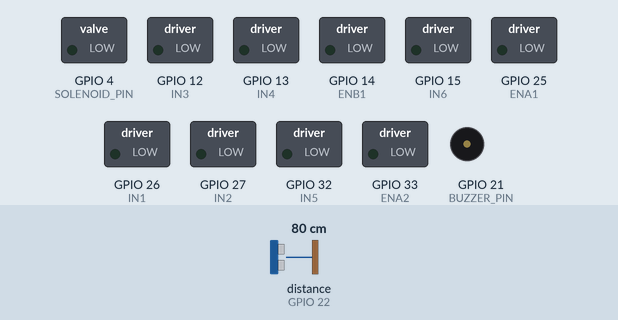
Recording of a sketch running on a simulated ESP32. Shown: switched loads named in the sketch (green lamp = pin HIGH), buzzer (waves = sounding, pin HIGH). Wiring (inferred from the names in the program): ultrasonic range finder: trigger GPIO 23; echo GPIO 22. The inputs (shaded band) are chosen by the test bench; at power-on: distance to the obstacle (sensor on GPIO 22) 80 cm. The echo pulse lasts 58.3 µs per cm; WiFi joins after 1.5 s; servers stay silent unless stated; no MQTT or app messages arrive unless stated; pins used as bus, display or sensor lines are not drawn; what the sketch prints to the serial monitor is not drawn.

Above: at 2.7 s.
2.8 s: distance to the obstacle (sensor on GPIO 22) set to 12 cm
4.3 s: distance to the obstacle (sensor on GPIO 22) set to 9 cm
At 5.4 s:
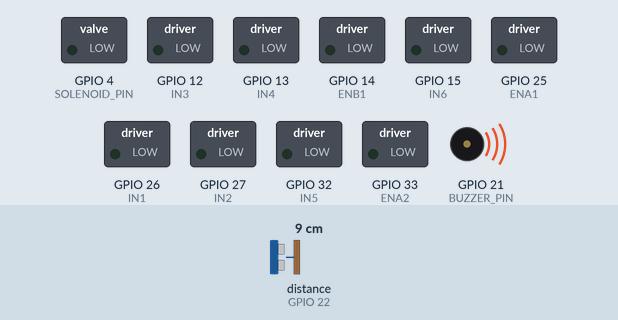
8.8 s: distance to the obstacle (sensor on GPIO 22) set to 18 cm
At 10.0 s:
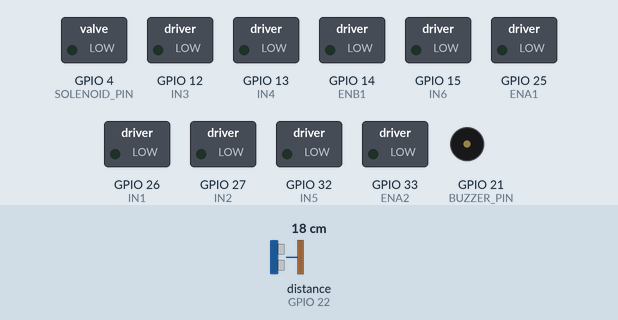
10.3 s: distance to the obstacle (sensor on GPIO 22) set to 2 cm
At 11.0 s:
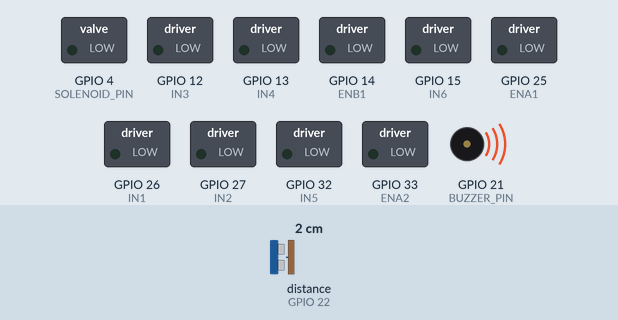
Timing chart, 0 to 12.8 s (numbered marks = the images above; inputs shaded):
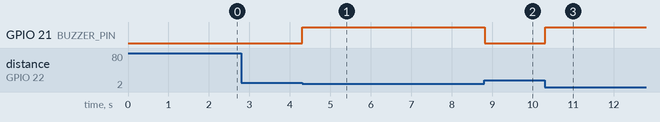

The sketch:

esp32.ino
```cpp
#include <WiFi.h>
#include <PubSubClient.h>
#include <ArduinoJson.h>

// =========================
// WIFI CONFIG
// =========================
const char* ssid = "Redmi 13";
const char* password = "iyapunyarael";

// =========================
// MQTT CONFIG
// =========================
const char* mqtt_server = "broker.hivemq.com";
const int mqtt_port = 1883;

WiFiClient espClient;
PubSubClient client(espClient);

// =========================
// MOTOR PINS (SESUAI KODE AWAL)
// =========================
#define ENA1 25
#define IN1 26
#define IN2 27

#define ENB1 14
#define IN3 12
#define IN4 13

#define ENA2 33
#define IN5 32
#define IN6 15

// =========================
// MOTOR CALIBRATION
// =========================
const float MOTOR_COMP_KIRI = 0.60;  // Dicekik 40% karena power kanan sudah mentok batas fisik
const float MOTOR_COMP_KANAN = 1.00;
const float MOTOR_COMP_BELAKANG = 1.00;

// =========================
// SOLENOID (SHOOTER)
// =========================
#define SOLENOID_PIN 4

// =========================
// ULTRASONIC
// =========================
#define TRIG_PIN 23
#define ECHO_PIN 22

// =========================
// BUZZER
// =========================
#define BUZZER_PIN 21

// =========================
// SAFETY TIMER
// =========================
unsigned long lastCommandTime = 0;
const unsigned long SAFETY_TIMEOUT = 500;
bool isStopped = true; // Menyimpan status stop

// =========================
// POWER BOOST SETTINGS
// =========================
int minPower = 120;     // Power minimal agar motor bisa start di karpet
int maxPower = 255;     // Power maksimum

// =========================
// WiFi CONNECTION
// =========================
void setup_wifi() {
  Serial.println("\nConnecting WiFi...");
  WiFi.begin(ssid, password);

  while (WiFi.status() != WL_CONNECTED) {
    delay(500);
    Serial.print(".");
  }

  Serial.println("\nWiFi Connected");
  Serial.print("IP : ");
  Serial.println(WiFi.localIP());
}

// =========================
// MOTOR CONTROL
// =========================
void setMotor(int pwmPin, int in1, int in2, int speedVal) {
  speedVal = constrain(speedVal, -maxPower, maxPower);

  if(speedVal > 0) {
    digitalWrite(in1, HIGH);
    digitalWrite(in2, LOW);
    ledcWrite(pwmPin, speedVal);
  }
  else if(speedVal < 0) {
    digitalWrite(in1, LOW);
    digitalWrite(in2, HIGH);
    ledcWrite(pwmPin, abs(speedVal));
  }
  else {
    digitalWrite(in1, LOW);
    digitalWrite(in2, LOW);
    ledcWrite(pwmPin, 0);
  }
}

// =========================
// MOTOR COMMAND LANGSUNG
// =========================
void moveMotors(int motorKiri, int motorKanan, int motorBelakang) {
  // Boost power (minPower) dipindah ke sini agar tidak membatalkan kompensasi
  if (motorKiri > 0 && motorKiri < minPower) motorKiri = minPower;
  if (motorKiri < 0 && motorKiri > -minPower) motorKiri = -minPower;

  if (motorKanan > 0 && motorKanan < minPower) motorKanan = minPower;
  if (motorKanan < 0 && motorKanan > -minPower) motorKanan = -minPower;

  if (motorBelakang > 0 && motorBelakang < minPower) motorBelakang = minPower;
  if (motorBelakang < 0 && motorBelakang > -minPower) motorBelakang = -minPower;

  setMotor(ENA1, IN1, IN2, (int)(motorKiri * MOTOR_COMP_KIRI));
  setMotor(ENB1, IN3, IN4, (int)(motorKanan * MOTOR_COMP_KANAN));
  setMotor(ENA2, IN5, IN6, (int)(motorBelakang * MOTOR_COMP_BELAKANG));
  isStopped = false; // Tandai bahwa robot sedang bergerak
}

// =========================
// GERAKAN DASAR
// =========================
void maju(int speed) {
  int s = constrain(speed, 0, maxPower);
  moveMotors(s, s, 0); // Motor belakang (0) agar tidak mendorong ke samping
}

void mundur(int speed) {
  int s = constrain(speed, 0, maxPower);
  moveMotors(-s, -s, 0);
}

void geserKiri(int speed) {
  int s = constrain(speed, 0, maxPower);
  moveMotors(s/2, -s/2, -s);
}

void geserKanan(int speed) {
  int s = constrain(speed, 0, maxPower);
  moveMotors(-s/2, s/2, s);
}

void rotasiKiri(int speed) {
  int s = constrain(speed, 0, maxPower);
  moveMotors(s, -s, s);
}

void rotasiKanan(int speed) {
  int s = constrain(speed, 0, maxPower);
  moveMotors(-s, s, -s);
}

void stopRobot() {
  setMotor(ENA1, IN1, IN2, 0);
  setMotor(ENB1, IN3, IN4, 0);
  setMotor(ENA2, IN5, IN6, 0);
  isStopped = true;
}

// =========================
// SOLENOID / KICKER
// =========================
void kick() {
  digitalWrite(SOLENOID_PIN, HIGH);
  delay(200);
  digitalWrite(SOLENOID_PIN, LOW);
}

// =========================
// ULTRASONIC SENSOR
// =========================
float bacaJarak() {
  digitalWrite(TRIG_PIN, LOW);
  delayMicroseconds(2);

  digitalWrite(TRIG_PIN, HIGH);
  delayMicroseconds(10);
  digitalWrite(TRIG_PIN, LOW);

  long duration = pulseIn(ECHO_PIN, HIGH, 30000);

  if(duration == 0) return -1;

  return duration * 0.0343 / 2.0;
}

// =========================
// MQTT CALLBACK
// =========================
void callback(char* topic, byte* payload, unsigned int length) {
  String data;
  for(unsigned int i = 0; i < length; i++) {
    data += (char)payload[i];
  }

  if(String(topic) == "rafly/krsbi_iot/cmd") {
    StaticJsonDocument<256> doc; // Memperbesar kapasitas memory parsing JSON jaga-jaga
    DeserializationError err = deserializeJson(doc, data);

    if(!err) {
      String action = doc["action"];
      int speed = doc["speed"] | 150;

      Serial.printf("=> Terima JSON: %s (%d)\n", action.c_str(), speed);

      lastCommandTime = millis();

      if(action == "maju") {
        maju(speed);
      }
      else if(action == "mundur") {
        mundur(speed);
      }
      else if(action == "geserKiri") {
        geserKiri(speed);
      }
      else if(action == "geserKanan") {
        geserKanan(speed);
      }
      else if(action == "rotasiKiri") {
        rotasiKiri(speed);
      }
      else if(action == "rotasiKanan") {
        rotasiKanan(speed);
      }
      else if(action == "stop") {
        stopRobot();
      }
      else if(action == "kick") {
        kick();
      }
    } else {
      Serial.print("JSON Error: ");
      Serial.println(err.c_str());
    }
  }
}

// =========================
// MQTT RECONNECT
// =========================
void reconnect() {
  while(!client.connected()) {
    Serial.println("MQTT Connecting...");
    if(client.connect("ESP32_KIWI")) {
      Serial.println("MQTT Connected");
      client.subscribe("rafly/krsbi_iot/cmd");
    } else {
      delay(2000);
    }
  }
}

// =========================
// SETUP
// =========================
void setup() {
  Serial.begin(115200);
  Serial.println("\nSystem Ready...");

  // Setup motor pins
  pinMode(IN1, OUTPUT);
  pinMode(IN2, OUTPUT);
  pinMode(IN3, OUTPUT);
  pinMode(IN4, OUTPUT);
  pinMode(IN5, OUTPUT);
  pinMode(IN6, OUTPUT);

  // Setup solenoid
  pinMode(SOLENOID_PIN, OUTPUT);
  digitalWrite(SOLENOID_PIN, LOW);

  // Setup ultrasonic
  pinMode(TRIG_PIN, OUTPUT);
  pinMode(ECHO_PIN, INPUT);

  // Setup buzzer
  pinMode(BUZZER_PIN, OUTPUT);
  digitalWrite(BUZZER_PIN, LOW);

  // Setup PWM
  ledcAttach(ENA1, 1000, 8);
  ledcAttach(ENB1, 1000, 8);
  ledcAttach(ENA2, 1000, 8);

  // Stop all motors
  stopRobot();

  // Connect to WiFi
  setup_wifi();

  // Setup MQTT
  client.setServer(mqtt_server, mqtt_port);
  client.setCallback(callback);

  lastCommandTime = millis();
}

// =========================
// LOOP
// =========================
void loop() {
  if(!client.connected()) {
    reconnect();
  }
  client.loop();

  // Safety stop: Otomatis berhenti jika tidak ada perintah > 500ms
  if(!isStopped && (millis() - lastCommandTime > SAFETY_TIMEOUT)) {
    stopRobot();
  }

  // Ultrasonic untuk obstacle
  float jarak = bacaJarak();
  if(jarak > 0 && jarak <= 10) {
    digitalWrite(BUZZER_PIN, HIGH);
  } else {
    digitalWrite(BUZZER_PIN, LOW);
  }

  delay(20);
}
```

Measured:
- the behaviour switches between 11 and 10 cm on distance to the obstacle (sensor on GPIO 22) (found by bisection; images 0 and 1)
- after the input at 2.8 s, every drawn part: stays the same
- after the input at 4.3 s, GPIO 21 (BUZZER_PIN): LOW → HIGH at once
- after the input at 8.8 s, GPIO 21 (BUZZER_PIN): HIGH → LOW at once
- after the input at 10.3 s, GPIO 21 (BUZZER_PIN): LOW → HIGH at once
